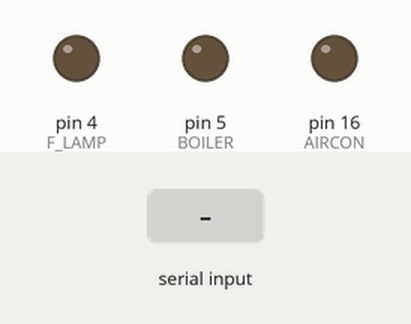
Bench run of a sketch on a simulated Arduino Uno, built with avr-gcc and run on an emulated ATmega328P. On the bench: output pins drawn as LEDs (lit = HIGH). Inputs (shaded band) come from the test bench. What the sketch prints to the serial monitor is not drawn.

Above: at 1.2 s.
1.3 s: "A" received over the second serial link
At 1.8 s:
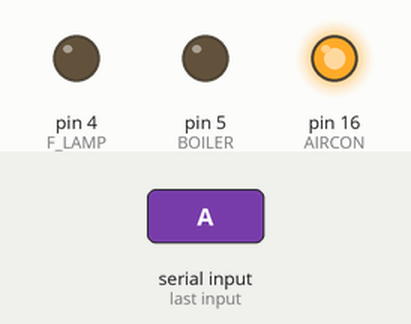
2.8 s: "B" received over the second serial link
At 3.9 s:
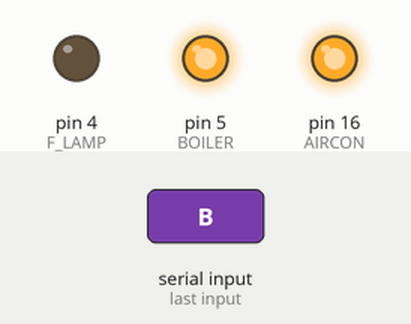
4.3 s: "C" received over the second serial link
At 5.1 s:
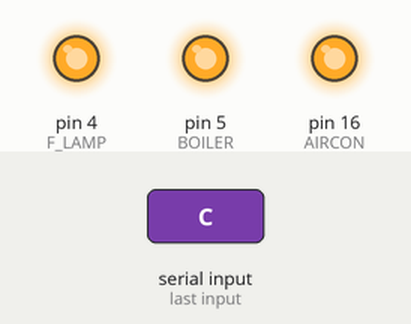
5.8 s: "A" received over the second serial link
At 6.4 s:
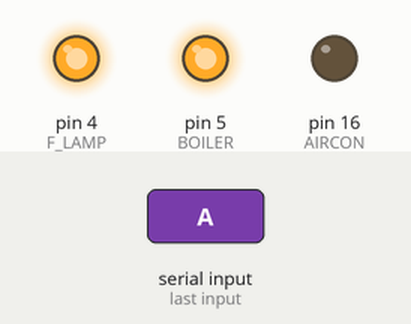
7.3 s: "B" received over the second serial link
At 8.6 s:
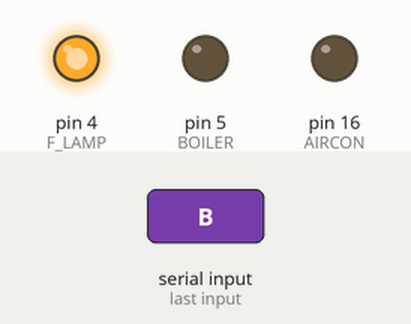
Timing chart, 0 to 9.8 s (numbered marks = the images above; inputs shaded):
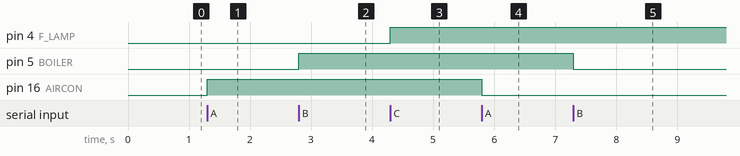

Measured:
- after the input at 1.3 s, pin 16 (AIRCON): LOW → HIGH at once
- after the input at 2.8 s, pin 5 (BOILER): LOW → HIGH at once
- after the input at 4.3 s, pin 4 (F_LAMP): LOW → HIGH at once
- after the input at 5.8 s, pin 16 (AIRCON): HIGH → LOW at once
- after the input at 7.3 s, pin 5 (BOILER): HIGH → LOW at once

The sketch:

HC-05-02.ino
```cpp
#include "WeMosPin.h"
#include <SoftwareSerial.h>

#define TX D6
#define RX D7

#define AIRCON D2 // 에어컨
#define BOILER D3 // 보일러
#define F_LAMP D4 // 현관 전등

// D6, D7 두개의 핀을 UART 통신 포트로 사용하겠다
SoftwareSerial myBL(RX,TX);

void setup() {

  myBL.begin(38400);
  Serial.begin(9600);

  pinMode(AIRCON,OUTPUT);
  pinMode(BOILER,OUTPUT);
  pinMode(F_LAMP,OUTPUT);

}

void loop() {

  // 블루투스로 부터 뭔가 수신이 되면
  if(myBL.available()) {
    // 값을 읽어서 시리얼모니터로 재 전송
    char c = myBL.read(); // read 읽은값이 char이므로 Serial.write()로 쓴다
    String msg = "";

    // AIRCON
    if(c == 'A') {
      digitalWrite(AIRCON,!digitalRead(AIRCON));
      msg = (digitalRead(AIRCON) == HIGH) ? "켜짐" : "꺼짐" ;
      myBL.print("  에어컨: ");
      myBL.print(msg);
    }
    if(c == 'B') {
      digitalWrite(BOILER,!digitalRead(BOILER));
    }
    if(c == 'C') {
      digitalWrite(F_LAMP,!digitalRead(F_LAMP));
    }
    if(c == 'X') {
      digitalWrite(AIRCON,LOW);
      digitalWrite(BOILER,LOW);
      digitalWrite(F_LAMP,LOW);
    }


    Serial.write(c);

  }
  if(Serial.available()){
    myBL.write(Serial.read());
  }

}
```

WeMosPin.h
```cpp
#define D0 3
#define D1 1
#define D2 16
#define D3 5
#define D4 4
#define D5 14
#define D6 12
#define D7 13
#define D8 0
#define D9 2
#define D10 15
#define D11 13
#define D12 12
#define D13 4

#define TX0 15
#define RX0 13
```
